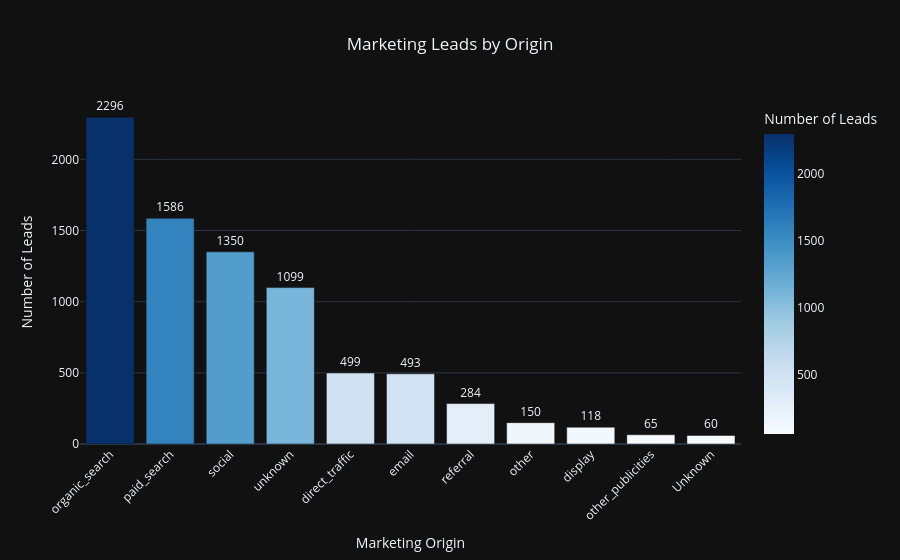

Notebook source saved alongside this figure:
### Markdown cell above
<h3>Visualizing marketing lead origins:</h3>

### Code cell
fig = px.bar(
    origin_counts,
    x="origin",
    y="total_leads",
    title="Marketing Leads by Origin",
    labels={
        "origin": "Marketing Origin",
        "total_leads": "Number of Leads"
    },
    color="total_leads",
    color_continuous_scale="Blues",
    text="total_leads"
)
fig.update_layout(
    template="plotly_dark",
    title_x=0.5,
    xaxis_tickangle=-45
)
fig.update_traces(
    textposition="outside"
)
fig.show()

### Figure 1 — Plotly figure (JSON) as saved in the notebook; plotly's stock layout.template omitted (floating-point values rounded to 4 significant figures)
{"data": [{"hovertemplate": "Marketing Origin=%{x}<br>Number of Leads=%{marker.color}<extra></extra>", "legendgroup": "", "marker": {"color": [2296, 1586, 1350, 1099, 499, 493, 284, 150, 118, 65, 60], "coloraxis": "coloraxis", "pattern": {"shape": ""}}, "name": "", "orientation": "v", "showlegend": false, "text": [2296.0, 1586.0, 1350.0, 1099.0, 499.0, 493.0, 284.0, 150.0, 118.0, 65.0, 60.0], "textposition": "outside", "type": "bar", "x": ["organic_search", "paid_search", "social", "unknown", "direct_traffic", "email", "referral", "other", "display", "other_publicities", "Unknown"], "xaxis": "x", "y": [2296, 1586, 1350, 1099, 499, 493, 284, 150, 118, 65, 60], "yaxis": "y"}], "layout": {"barmode": "relative", "coloraxis": {"autocolorscale": false, "colorbar": {"title": {"text": "Number of Leads"}}, "colorscale": [[0, "rgb(247,251,255)"], [0.125, "rgb(222,235,247)"], [0.25, "rgb(198,219,239)"], [0.375, "rgb(158,202,225)"], [0.5, "rgb(107,174,214)"], [0.625, "rgb(66,146,198)"], [0.75, "rgb(33,113,181)"], [0.875, "rgb(8,81,156)"], [1, "rgb(8,48,107)"]]}, "legend": {"tracegroupgap": 0}, "title": {"text": "Marketing Leads by Origin", "x": 0.5}, "xaxis": {"anchor": "y", "domain": [0, 1], "tickangle": -45, "title": {"text": "Marketing Origin"}}, "yaxis": {"anchor": "x", "domain": [0, 1], "title": {"text": "Number of Leads"}}}}
